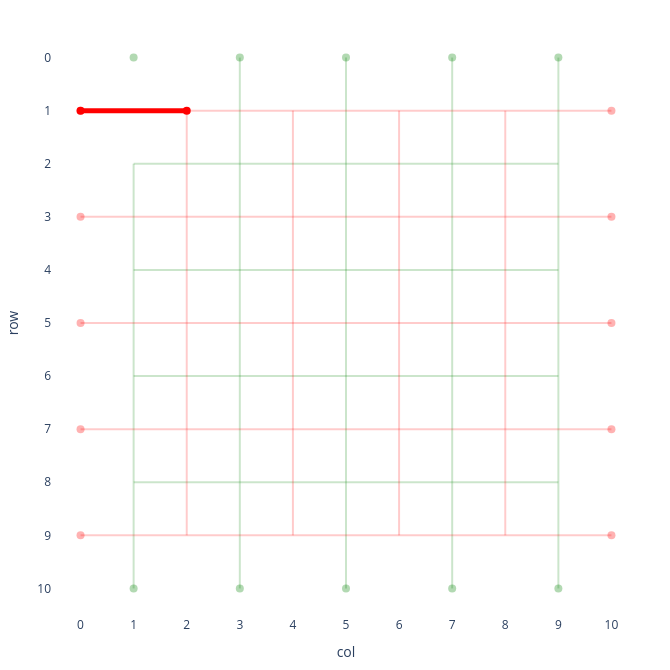

The cell this chart's notebook holds for it:
### Code cell
new_move.visualize()

### Figure 1 — Plotly figure (JSON) as saved in the notebook; plotly's stock layout.template omitted (floating-point values rounded to 4 significant figures)
{"data": [{"hoverinfo": "skip", "marker": {"color": "green", "opacity": 0.3, "size": 8}, "mode": "markers", "showlegend": false, "type": "scatter", "x": [1, 1, 3, 3, 5, 5, 7, 7, 9, 9], "y": [0, 10, 0, 10, 0, 10, 0, 10, 0, 10]}, {"hoverinfo": "skip", "marker": {"color": "red", "opacity": 0.3, "size": 8}, "mode": "markers", "showlegend": false, "type": "scatter", "x": [0, 10, 0, 10, 0, 10, 0, 10, 0, 10], "y": [1, 1, 3, 3, 5, 5, 7, 7, 9, 9]}, {"hoverinfo": "skip", "marker": {"color": "red", "size": 8}, "mode": "markers", "showlegend": false, "type": "scatter", "x": [0, 2], "y": [1, 1]}], "layout": {"height": 670, "margin": {"b": 50, "l": 50, "r": 30, "t": 30}, "plot_bgcolor": "white", "shapes": [{"line": {"color": "green", "width": 2}, "opacity": 0.2, "type": "line", "x0": 3, "x1": 3, "y0": 0, "y1": 2}, {"line": {"color": "red", "width": 2}, "opacity": 0.2, "type": "line", "x0": 2, "x1": 4, "y0": 1, "y1": 1}, {"line": {"color": "green", "width": 2}, "opacity": 0.2, "type": "line", "x0": 5, "x1": 5, "y0": 0, "y1": 2}, {"line": {"color": "red", "width": 2}, "opacity": 0.2, "type": "line", "x0": 4, "x1": 6, "y0": 1, "y1": 1}, {"line": {"color": "green", "width": 2}, "opacity": 0.2, "type": "line", "x0": 7, "x1": 7, "y0": 0, "y1": 2}, {"line": {"color": "red", "width": 2}, "opacity": 0.2, "type": "line", "x0": 6, "x1": 8, "y0": 1, "y1": 1}, {"line": {"color": "green", "width": 2}, "opacity": 0.2, "type": "line", "x0": 9, "x1": 9, "y0": 0, "y1": 2}, {"line": {"color": "red", "width": 2}, "opacity": 0.2, "type": "line", "x0": 8, "x1": 10, "y0": 1, "y1": 1}, {"line": {"color": "green", "width": 2}, "opacity": 0.2, "type": "line", "x0": 1, "x1": 3, "y0": 2, "y1": 2}, {"line": {"color": "red", "width": 2}, "opacity": 0.2, "type": "line", "x0": 2, "x1": 2, "y0": 1, "y1": 3}, {"line": {"color": "green", "width": 2}, "opacity": 0.2, "type": "line", "x0": 3, "x1": 5, "y0": 2, "y1": 2}, {"line": {"color": "red", "width": 2}, "opacity": 0.2, "type": "line", "x0": 4, "x1": 4, "y0": 1, "y1": 3}, {"line": {"color": "green", "width": 2}, "opacity": 0.2, "type": "line", "x0": 5, "x1": 7, "y0": 2, "y1": 2}, {"line": {"color": "red", "width": 2}, "opacity": 0.2, "type": "line", "x0": 6, "x1": 6, "y0": 1, "y1": 3}, {"line": {"color": "green", "width": 2}, "opacity": 0.2, "type": "line", "x0": 7, "x1": 9, "y0": 2, "y1": 2}, {"line": {"color": "red", "width": 2}, "opacity": 0.2, "type": "line", "x0": 8, "x1": 8, "y0": 1, "y1": 3}, {"line": {"color": "green", "width": 2}, "opacity": 0.2, "type": "line", "x0": 1, "x1": 1, "y0": 2, "y1": 4}, {"line": {"color": "red", "width": 2}, "opacity": 0.2, "type": "line", "x0": 0, "x1": 2, "y0": 3, "y1": 3}, {"line": {"color": "green", "width": 2}, "opacity": 0.2, "type": "line", "x0": 3, "x1": 3, "y0": 2, "y1": 4}, {"line": {"color": "red", "width": 2}, "opacity": 0.2, "type": "line", "x0": 2, "x1": 4, "y0": 3, "y1": 3}, {"line": {"color": "green", "width": 2}, "opacity": 0.2, "type": "line", "x0": 5, "x1": 5, "y0": 2, "y1": 4}, {"line": {"color": "red", "width": 2}, "opacity": 0.2, "type": "line", "x0": 4, "x1": 6, "y0": 3, "y1": 3}, {"line": {"color": "green", "width": 2}, "opacity": 0.2, "type": "line", "x0": 7, "x1": 7, "y0": 2, "y1": 4}, {"line": {"color": "red", "width": 2}, "opacity": 0.2, "type": "line", "x0": 6, "x1": 8, "y0": 3, "y1": 3}, {"line": {"color": "green", "width": 2}, "opacity": 0.2, "type": "line", "x0": 9, "x1": 9, "y0": 2, "y1": 4}, {"line": {"color": "red", "width": 2}, "opacity": 0.2, "type": "line", "x0": 8, "x1": 10, "y0": 3, "y1": 3}, {"line": {"color": "green", "width": 2}, "opacity": 0.2, "type": "line", "x0": 1, "x1": 3, "y0": 4, "y1": 4}, {"line": {"color": "red", "width": 2}, "opacity": 0.2, "type": "line", "x0": 2, "x1": 2, "y0": 3, "y1": 5}, {"line": {"color": "green", "width": 2}, "opacity": 0.2, "type": "line", "x0": 3, "x1": 5, "y0": 4, "y1": 4}, {"line": {"color": "red", "width": 2}, "opacity": 0.2, "type": "line", "x0": 4, "x1": 4, "y0": 3, "y1": 5}, {"line": {"color": "green", "width": 2}, "opacity": 0.2, "type": "line", "x0": 5, "x1": 7, "y0": 4, "y1": 4}, {"line": {"color": "red", "width": 2}, "opacity": 0.2, "type": "line", "x0": 6, "x1": 6, "y0": 3, "y1": 5}, {"line": {"color": "green", "width": 2}, "opacity": 0.2, "type": "line", "x0": 7, "x1": 9, "y0": 4, "y1": 4}, {"line": {"color": "red", "width": 2}, "opacity": 0.2, "type": "line", "x0": 8, "x1": 8, "y0": 3, "y1": 5}, {"line": {"color": "green", "width": 2}, "opacity": 0.2, "type": "line", "x0": 1, "x1": 1, "y0": 4, "y1": 6}, {"line": {"color": "red", "width": 2}, "opacity": 0.2, "type": "line", "x0": 0, "x1": 2, "y0": 5, "y1": 5}, {"line": {"color": "green", "width": 2}, "opacity": 0.2, "type": "line", "x0": 3, "x1": 3, "y0": 4, "y1": 6}, {"line": {"color": "red", "width": 2}, "opacity": 0.2, "type": "line", "x0": 2, "x1": 4, "y0": 5, "y1": 5}, {"line": {"color": "green", "width": 2}, "opacity": 0.2, "type": "line", "x0": 5, "x1": 5, "y0": 4, "y1": 6}, {"line": {"color": "red", "width": 2}, "opacity": 0.2, "type": "line", "x0": 4, "x1": 6, "y0": 5, "y1": 5}, {"line": {"color": "green", "width": 2}, "opacity": 0.2, "type": "line", "x0": 7, "x1": 7, "y0": 4, "y1": 6}, {"line": {"color": "red", "width": 2}, "opacity": 0.2, "type": "line", "x0": 6, "x1": 8, "y0": 5, "y1": 5}, {"line": {"color": "green", "width": 2}, "opacity": 0.2, "type": "line", "x0": 9, "x1": 9, "y0": 4, "y1": 6}, {"line": {"color": "red", "width": 2}, "opacity": 0.2, "type": "line", "x0": 8, "x1": 10, "y0": 5, "y1": 5}, {"line": {"color": "green", "width": 2}, "opacity": 0.2, "type": "line", "x0": 1, "x1": 3, "y0": 6, "y1": 6}, {"line": {"color": "red", "width": 2}, "opacity": 0.2, "type": "line", "x0": 2, "x1": 2, "y0": 5, "y1": 7}, {"line": {"color": "green", "width": 2}, "opacity": 0.2, "type": "line", "x0": 3, "x1": 5, "y0": 6, "y1": 6}, {"line": {"color": "red", "width": 2}, "opacity": 0.2, "type": "line", "x0": 4, "x1": 4, "y0": 5, "y1": 7}, {"line": {"color": "green", "width": 2}, "opacity": 0.2, "type": "line", "x0": 5, "x1": 7, "y0": 6, "y1": 6}, {"line": {"color": "red", "width": 2}, "opacity": 0.2, "type": "line", "x0": 6, "x1": 6, "y0": 5, "y1": 7}, {"line": {"color": "green", "width": 2}, "opacity": 0.2, "type": "line", "x0": 7, "x1": 9, "y0": 6, "y1": 6}, {"line": {"color": "red", "width": 2}, "opacity": 0.2, "type": "line", "x0": 8, "x1": 8, "y0": 5, "y1": 7}, {"line": {"color": "green", "width": 2}, "opacity": 0.2, "type": "line", "x0": 1, "x1": 1, "y0": 6, "y1": 8}, {"line": {"color": "red", "width": 2}, "opacity": 0.2, "type": "line", "x0": 0, "x1": 2, "y0": 7, "y1": 7}, {"line": {"color": "green", "width": 2}, "opacity": 0.2, "type": "line", "x0": 3, "x1": 3, "y0": 6, "y1": 8}, {"line": {"color": "red", "width": 2}, "opacity": 0.2, "type": "line", "x0": 2, "x1": 4, "y0": 7, "y1": 7}, {"line": {"color": "green", "width": 2}, "opacity": 0.2, "type": "line", "x0": 5, "x1": 5, "y0": 6, "y1": 8}, {"line": {"color": "red", "width": 2}, "opacity": 0.2, "type": "line", "x0": 4, "x1": 6, "y0": 7, "y1": 7}, {"line": {"color": "green", "width": 2}, "opacity": 0.2, "type": "line", "x0": 7, "x1": 7, "y0": 6, "y1": 8}, {"line": {"color": "red", "width": 2}, "opacity": 0.2, "type": "line", "x0": 6, "x1": 8, "y0": 7, "y1": 7}, {"line": {"color": "green", "width": 2}, "opacity": 0.2, "type": "line", "x0": 9, "x1": 9, "y0": 6, "y1": 8}, {"line": {"color": "red", "width": 2}, "opacity": 0.2, "type": "line", "x0": 8, "x1": 10, "y0": 7, "y1": 7}, {"line": {"color": "green", "width": 2}, "opacity": 0.2, "type": "line", "x0": 1, "x1": 3, "y0": 8, "y1": 8}, {"line": {"color": "red", "width": 2}, "opacity": 0.2, "type": "line", "x0": 2, "x1": 2, "y0": 7, "y1": 9}, {"line": {"color": "green", "width": 2}, "opacity": 0.2, "type": "line", "x0": 3, "x1": 5, "y0": 8, "y1": 8}, {"line": {"color": "red", "width": 2}, "opacity": 0.2, "type": "line", "x0": 4, "x1": 4, "y0": 7, "y1": 9}, {"line": {"color": "green", "width": 2}, "opacity": 0.2, "type": "line", "x0": 5, "x1": 7, "y0": 8, "y1": 8}, {"line": {"color": "red", "width": 2}, "opacity": 0.2, "type": "line", "x0": 6, "x1": 6, "y0": 7, "y1": 9}, {"line": {"color": "green", "width": 2}, "opacity": 0.2, "type": "line", "x0": 7, "x1": 9, "y0": 8, "y1": 8}, {"line": {"color": "red", "width": 2}, "opacity": 0.2, "type": "line", "x0": 8, "x1": 8, "y0": 7, "y1": 9}, {"line": {"color": "green", "width": 2}, "opacity": 0.2, "type": "line", "x0": 1, "x1": 1, "y0": 8, "y1": 10}, {"line": {"color": "red", "width": 2}, "opacity": 0.2, "type": "line", "x0": 0, "x1": 2, "y0": 9, "y1": 9}, {"line": {"color": "green", "width": 2}, "opacity": 0.2, "type": "line", "x0": 3, "x1": 3, "y0": 8, "y1": 10}, {"line": {"color": "red", "width": 2}, "opacity": 0.2, "type": "line", "x0": 2, "x1": 4, "y0": 9, "y1": 9}, {"line": {"color": "green", "width": 2}, "opacity": 0.2, "type": "line", "x0": 5, "x1": 5, "y0": 8, "y1": 10}, {"line": {"color": "red", "width": 2}, "opacity": 0.2, "type": "line", "x0": 4, "x1": 6, "y0": 9, "y1": 9}, {"line": {"color": "green", "width": 2}, "opacity": 0.2, "type": "line", "x0": 7, "x1": 7, "y0": 8, "y1": 10}, {"line": {"color": "red", "width": 2}, "opacity": 0.2, "type": "line", "x0": 6, "x1": 8, "y0": 9, "y1": 9}, {"line": {"color": "green", "width": 2}, "opacity": 0.2, "type": "line", "x0": 9, "x1": 9, "y0": 8, "y1": 10}, {"line": {"color": "red", "width": 2}, "opacity": 0.2, "type": "line", "x0": 8, "x1": 10, "y0": 9, "y1": 9}, {"line": {"color": "red", "width": 5}, "type": "line", "x0": 0, "x1": 2, "y0": 1, "y1": 1}], "width": 670, "xaxis": {"range": [-0.5, 10.5], "scaleanchor": "y", "tickmode": "array", "ticktext": ["0", "1", "2", "3", "4", "5", "6", "7", "8", "9", "10"], "tickvals": [0, 1, 2, 3, 4, 5, 6, 7, 8, 9, 10], "title": {"text": "col"}}, "yaxis": {"autorange": false, "range": [10.5, -0.5], "tickmode": "array", "ticktext": ["0", "1", "2", "3", "4", "5", "6", "7", "8", "9", "10"], "tickvals": [0, 1, 2, 3, 4, 5, 6, 7, 8, 9, 10], "title": {"text": "row"}}}}
